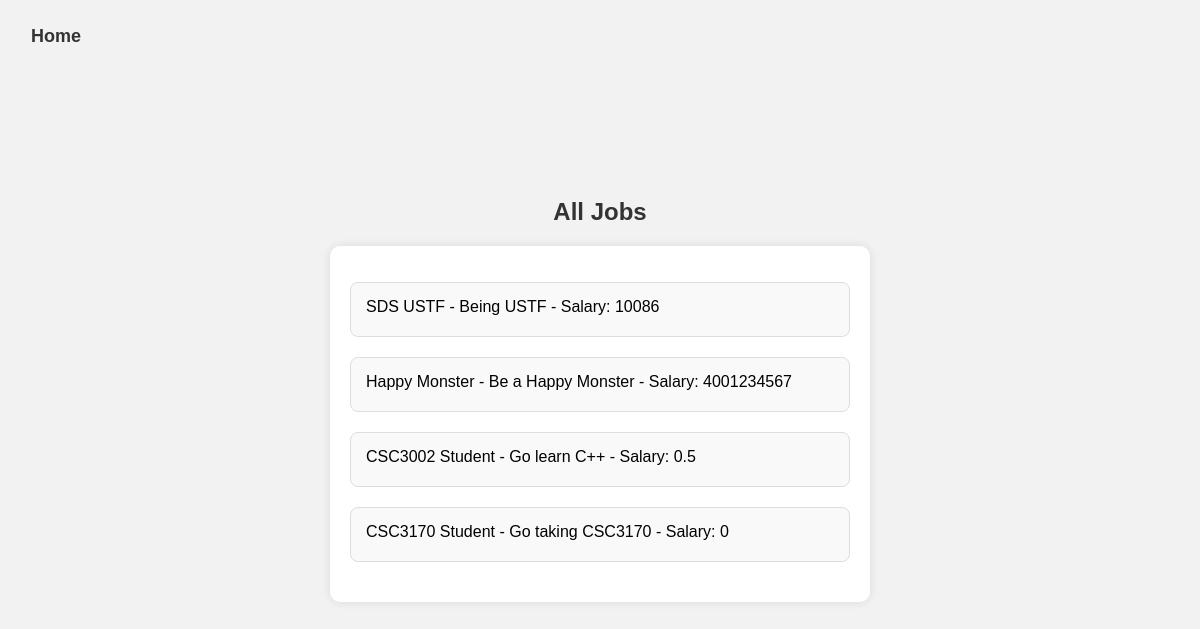
/jobs, run on an earlier commit of the app's database.
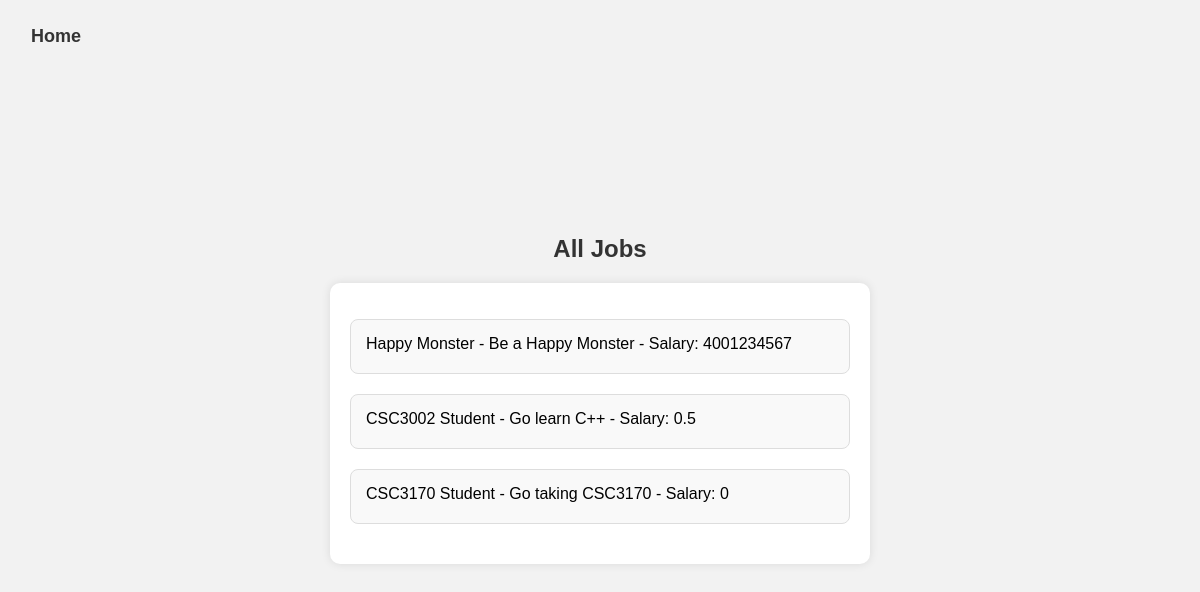
And on a later commit of the database.
### util/models.py (models this page shows)
class Job(db.Model):
    Job_ID = db.Column(db.Integer, primary_key=True)
    Job_Title = db.Column(db.String(255), nullable=False)
    Job_Description = db.Column(db.Text)
    Job_Salary = db.Column(db.Integer, nullable=True)
    Job_Company_ID = db.Column(db.Integer, db.ForeignKey('company.Company_ID'), nullable=False)
    Job_HR_Email = db.Column(db.String(50), db.ForeignKey('hr.HR_Email'), nullable=False)
    applicants_list = db.relationship('User', secondary='job_application')

### util/route.py (the view)
@main_routes.route('/jobs')
def jobs():
    jobs = Job.query.all()
    print(jobs)
    return render_template('jobs.html', jobs=jobs)

### templates/jobs.html (shortened to what this page needs)
<!DOCTYPE html>
<html lang="en">
<head>
    <link rel="stylesheet" type="text/css" href="{{ url_for('static', filename='dashboard.css') }}">
</head>
<body>
    <button id="home-link" onclick="window.location.href='/'">Home</button>
    <h2>All Jobs</h2>
    <div class="content-container">
        <ul>
            {% for job in jobs %}
                <li class="job-item">
                    <div class="job-details" style="text-align: left;">
                        {{ job.Job_Title }} - {{ job.Job_Description }} - Salary: {{ job.Job_Salary }}
                    </div>
                </li>
            {% endfor %}
        </ul>
    </div>
</body>
</html>

### static/dashboard.css (style rules this page uses)
body { font-family: 'Arial', sans-serif; margin: 0; padding: 0; box-sizing: border-box; background-color: #f2f2f2; display: flex; flex-direction: column; align-items: center; justify-content: center; min-height: 100vh; }
.content-container { background-color: #fff; padding: 20px; border-radius: 10px; box-shadow: 0 0 10px rgba(0, 0, 0, 0.1); text-align: center; margin-bottom: 20px; width: 500px; }
h2 { text-align: left; color: #333; margin-bottom: 20px; }
ul { list-style: none; padding: 0; }
li { margin-bottom: 20px; padding: 15px; padding-bottom: 20px; border: 1px solid #ddd; border-radius: 8px; background-color: #f9f9f9; }
#home-link { position: fixed; font-size: large; top: 25px; left: 25px; text-decoration: none; color: #333; font-weight: bold; background: none; border: none; cursor: pointer; }

What changed in the data, as far as the page shows it:
removed Job: Job_Title "SDS USTF", Job_Description "Being USTF", Job_Salary "10086"
